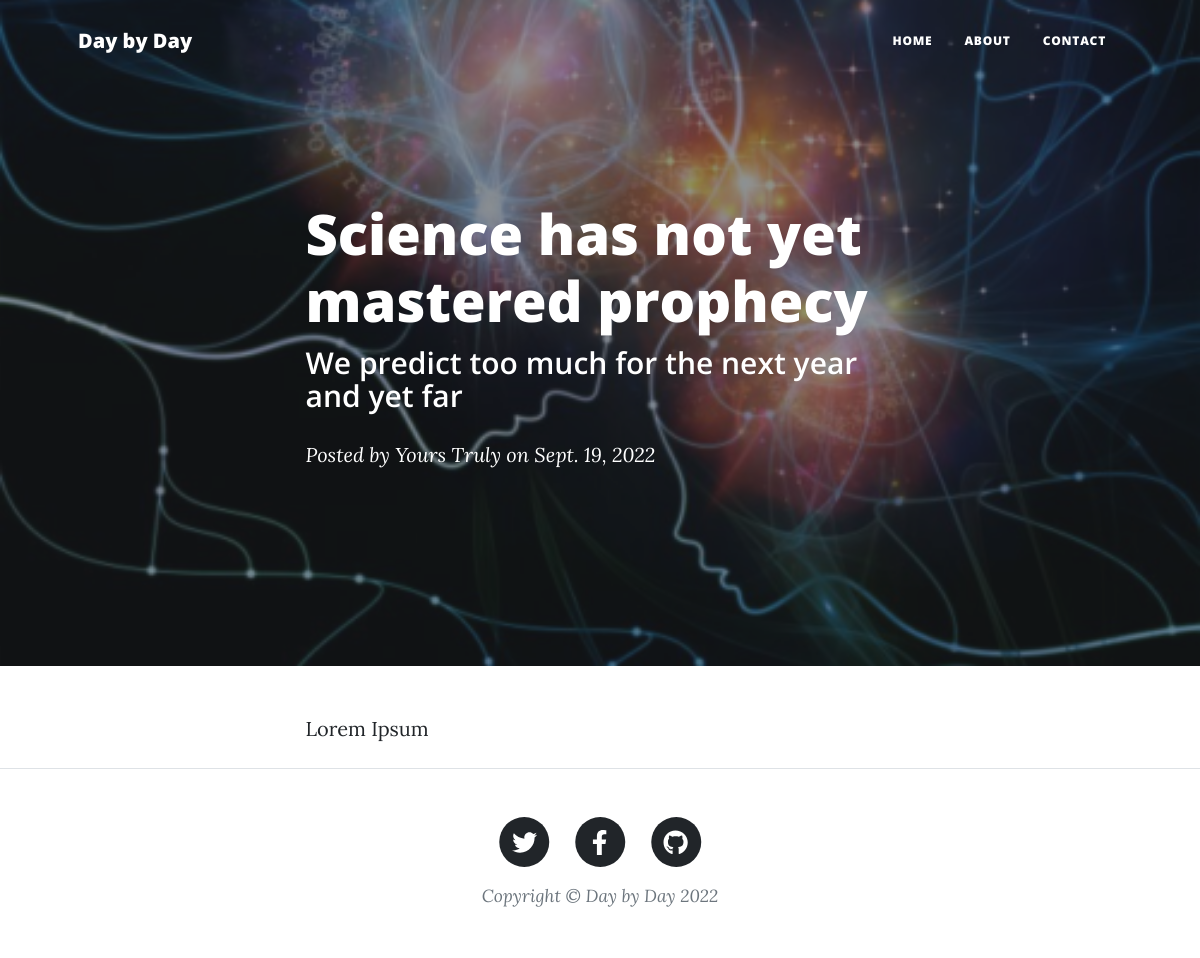
The page /post/science-has-not-yet-mastered-prophecy/ on the database its author committed.
### day_by_day/models.py (models this page shows)
class Article(models.Model):
    image = models.ImageField(upload_to='img')
    title = models.CharField(max_length = 60)
    summary = models.CharField(max_length = 100)
    post_slug = models.SlugField(null=True, max_length = 200)
    author = models.CharField(max_length = 20)
    date = models.DateField()
    content = models.TextField(max_length = 10000)

### day_by_day/views.py (the view)
# urls.py: path('post/<slug:post_slug>/', views.post_page, name="post_page"),
def post_page(request, post_slug):
    content = Article.objects.get(post_slug=post_slug)
    context = {'article': content}
    return render(request, "post.html", context)

### templates/post.html
{% extends 'base.html' %}
{% block content %}
        {% load static %}
        <header class="masthead" style="background-image: url({{article.image.url}}) ">
            <div class="container position-relative px-4 px-lg-5">
                <div class="row gx-4 gx-lg-5 justify-content-center">
                    <div class="col-md-10 col-lg-8 col-xl-7">
                        <div class="post-heading">
                            <h1>{{ article.title }}</h1>
                            <h2 class="subheading">{{ article.summary }}</h2>
                            <span class="meta">
                                Posted by
                                <a href="#!">{{ article.author}}</a>
                                on {{ article.date }}
                            </span>
                        </div>
                    </div>
                </div>
            </div>
        </header>
        <article class="mb-4">
            <div class="container px-4 px-lg-5">
                <div class="row gx-4 gx-lg-5 justify-content-center">
                    <div class="col-md-10 col-lg-8 col-xl-7">
                            {{ article.content }}
                    </div>
                </div>
            </div>
        </article>
{% endblock %}

### rows shown on the page
Article: image (picture), title "Science has not yet mastered prophecy", summary "We predict too much for the next year and yet far", author "Yours Truly", date "Sept. 19, 2022", content "Lorem Ipsum"
